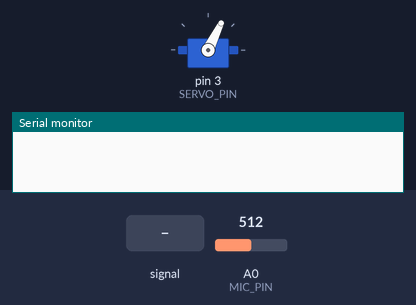
A sketch run on a simulated Arduino Uno, built with avr-gcc and run on an emulated ATmega328P. Parts: servo, the last lines printed to the serial monitor. Inputs (shaded band) come from the test bench; at power-on: A0 (MIC_PIN) = 512.

Above: at 1.2 s.
1.3 s: A0 (MIC_PIN) fed a 200 Hz sine of ±255 counts around its level
At 2.1 s:
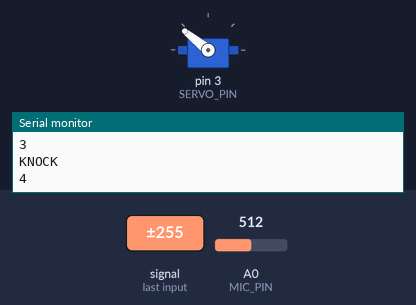
4.7 s: A0 (MIC_PIN) set to 39
At 5.6 s:
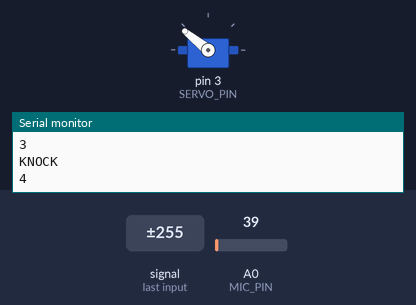
6.3 s: A0 (MIC_PIN) set to 32
At 7.1 s:
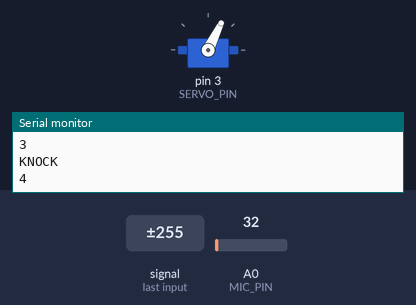
Timing chart, 0 to 9.2 s (numbered marks = the images above; inputs shaded):
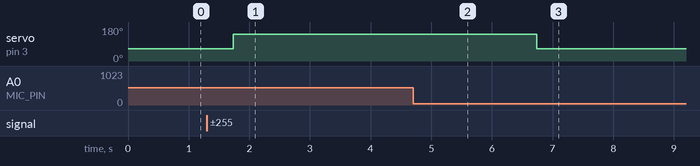

Measured:
- the behaviour switches between 35 and 34 on A0 (MIC_PIN) (found by bisection; images 2 and 3)
- after the input at 1.3 s, servo on pin 3 (SERVO_PIN): 64° → 141° after 0.44 s
- after the input at 4.7 s, servo on pin 3 (SERVO_PIN): stays 141° (without the input it goes to 64° after 0.80 s)
- after the input at 6.3 s, servo on pin 3 (SERVO_PIN): 141° → 64° after 0.44 s

The sketch:

knocktest.ino
```cpp
#include <Servo.h>

#define LOCK_POSITION 2000
#define OPEN_POSITION 1200
#define SERVO_PIN 3
#define MIC_PIN A0

#define MIC_AVG 360
#define MIC_DELTA 325


Servo servo;
bool is_locked;

int num_knocks = 0;
unsigned long last_knock_time = 0;


void lock_box(){
  servo.writeMicroseconds(LOCK_POSITION);
  is_locked = true;
}

void open_box(){
  servo.writeMicroseconds(OPEN_POSITION);
  is_locked = false;
}

void setup() {
  //Initialize servo.
  pinMode(SERVO_PIN, OUTPUT);
  servo.attach(SERVO_PIN);
  open_box();

  Serial.begin(9600);
}

void loop() {
  //Get mic level
  int sensorValue = analogRead(MIC_PIN);


  //If it's been more than 1.5 seconds since last knock, reset knock count.
  if(millis() - last_knock_time > 1500){
    num_knocks = 0;
    last_knock_time = millis();
  }

  //If we detect a knock, increment counter and reset last knock time.
  if(abs(sensorValue - MIC_AVG) > MIC_DELTA){
    Serial.println("KNOCK");
    num_knocks += 1;
    last_knock_time = millis();
    Serial.println(num_knocks);
    delay(100);
  }

  //More than 3 knocks means switch lock. Wait 3 seconds.
  if(num_knocks > 3){
    num_knocks = 0;
    if(is_locked){ open_box(); }
    else {lock_box();}
    delay(3000);
  }

  delay(10);


}
```
